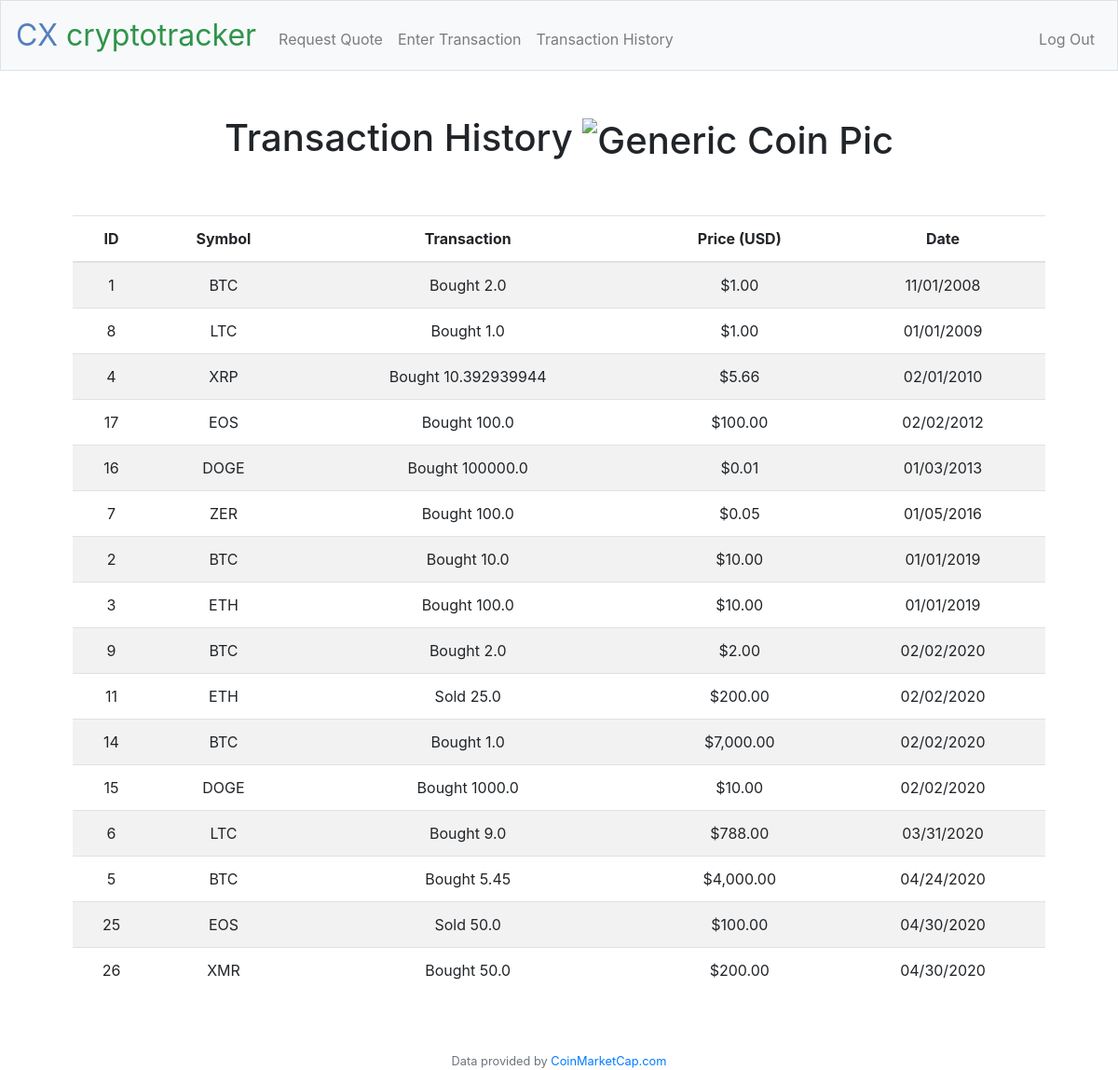
Screenshot of /history (signed in) with the database file from the repository.
### tables this page shows
CREATE TABLE "transactions" (
	"id"	INTEGER NOT NULL PRIMARY KEY AUTOINCREMENT,
	"symbol"	TEXT NOT NULL,
	"price"	NUMERIC NOT NULL,
	"costs"	NUMERIC NOT NULL,
	"quantity"	NUMERIC NOT NULL,
	"timestamp"	datetime NOT NULL,
	"user_id"	INTEGER NOT NULL,
	FOREIGN KEY("user_id") REFERENCES "users"("id")
);

### application.py (the view)
@app.route("/history")
@login_required
def history():
    rows = db.execute("SELECT * FROM transactions WHERE user_id=? ORDER BY timestamp", session.get("user_id"))
    for i in range(0, len(rows)):
        rows[i]["displaydate"] = datetime.fromtimestamp(rows[i]["timestamp"]).strftime("%m/%d/%Y")
        quantity = float(rows[i]["quantity"])
        rows[i]["trans"] = ("Bought " + str(quantity)) if quantity > 0 else "Sold " + str(-quantity)
    return render_template("history.html", rows=rows)

### application.py (called while the page is built)
@app.after_request
def after_request(response):
    response.headers["Cache-Control"] = "no-cache, no-store, must-revalidate"
    response.headers["Expires"] = 0
    response.headers["Pragma"] = "no-cache"
    return response

### helpers.py (called while the page is built)
def login_required(f):
    @wraps(f)
    def decorated_function(*args, **kwargs):
        if session.get("user_id") is None:
            return redirect("/login")
        return f(*args, **kwargs)
    return decorated_function

def usd(value):
    return f"${value:,.2f}"

### templates/history.html (shortened to what this page needs)
{% extends "layout.html" %}
{% block main %}
<h1>Transaction History <img src="/static/generic.png" alt="Generic Coin Pic" width="100" height="100"></h1><br></br>
<table class="table table-striped">
    <thead>
        <tr>
            <th scope="col">ID</th><th scope="col">Symbol</th><th scope="col">Transaction</th>
            <th scope="col">Price (USD)</th><th scope="col">Date</th>
        </tr>
    </thead>
    <tbody>
        {% for row in rows %}
            <tr>
                <td>{{ row["id"] }}</td><td>{{ row["symbol"] }}</td><td>{{ row["trans"] }}</td>
                <td>{{ row["price"]|usd }}</td><td>{{ row["displaydate"] }}</td>
            </tr>
        {% endfor %}
    </tbody>
</table>
{% endblock %}

### templates/layout.html (shortened to what this page needs)
<!DOCTYPE html>
<html lang="en">
    <head>
        <link href="https://maxcdn.bootstrapcdn.com/bootstrap/4.1.3/css/bootstrap.min.css" rel="stylesheet">
        <link href="/static/styles.css" rel="stylesheet">
    </head>
    <body>
        <nav class="navbar navbar-expand-md navbar-light bg-light border">
            <a class="navbar-brand" href="/"><span class="blue">CX <span class="green">cryptotracker</span></a>
            <div class="collapse navbar-collapse" id="navbar">
                {% if session.user_id %}
                    <ul class="navbar-nav mr-auto mt-2">
                        <li class="nav-item"><a class="nav-link" href="/quote">Request Quote</a></li>
                        <li class="nav-item"><a class="nav-link" href="/enter">Enter Transaction</a></li>
                        <li class="nav-item"><a class="nav-link" href="/history">Transaction History</a></li>
                    </ul>
                    <ul class="navbar-nav ml-auto mt-2">
                        <li class="nav-item"><a class="nav-link" href="/logout">Log Out</a></li>
                    </ul>
                {% else %}
                    <ul class="navbar-nav ml-auto mt-2">
                        <li class="nav-item"><a class="nav-link" href="/register">Register</a></li>
                        <li class="nav-item"><a class="nav-link" href="/login">Log In</a></li>
                    </ul>
                {% endif %}
            </div>
        </nav>
        <main class="container p-5">
            {% block main %}{% endblock %}
        </main>
        <footer class="small text-center text-muted">
            Data provided by <a href="https://coinmarketcap.com">CoinMarketCap.com</a>
        </footer>
    </body>
</html>

### static/styles.css (style rules this page uses)
nav .navbar-brand { font-size: xx-large; }
nav .navbar-brand .blue { color: #537fbe; }
nav .navbar-brand .green { color: #2e944b; }
main { overflow-x: auto; text-align: center; }
main img { max-width: 100%; }
.container { padding: 2rem 0rem; }

### rows the page displays
transactions: id "1", symbol "BTC", trans "Bought 2.0", price "$1.00", displaydate "11/01/2008"
transactions: id "8", symbol "LTC", trans "Bought 1.0", price "$1.00", displaydate "01/01/2009"
transactions: id "4", symbol "XRP", trans "Bought 10.392939944", price "$5.66", displaydate "02/01/2010"
transactions: id "17", symbol "EOS", trans "Bought 100.0", price "$100.00", displaydate "02/02/2012"
transactions: id "16", symbol "DOGE", trans "Bought 100000.0", price "$0.01", displaydate "01/03/2013"
transactions: id "7", symbol "ZER", trans "Bought 100.0", price "$0.05", displaydate "01/05/2016"
transactions: id "2", symbol "BTC", trans "Bought 10.0", price "$10.00", displaydate "01/01/2019"
transactions: id "3", symbol "ETH", trans "Bought 100.0", price "$10.00", displaydate "01/01/2019"
transactions: id "9", symbol "BTC", trans "Bought 2.0", price "$2.00", displaydate "02/02/2020"
transactions: id "11", symbol "ETH", trans "Sold 25.0", price "$200.00", displaydate "02/02/2020"
transactions: id "14", symbol "BTC", trans "Bought 1.0", price "$7,000.00", displaydate "02/02/2020"
transactions: id "15", symbol "DOGE", trans "Bought 1000.0", price "$10.00", displaydate "02/02/2020"
transactions: id "6", symbol "LTC", trans "Bought 9.0", price "$788.00", displaydate "03/31/2020"
transactions: id "5", symbol "BTC", trans "Bought 5.45", price "$4,000.00", displaydate "04/24/2020"
transactions: id "25", symbol "EOS", trans "Sold 50.0", price "$100.00", displaydate "04/30/2020"
transactions: id "26", symbol "XMR", trans "Bought 50.0", price "$200.00", displaydate "04/30/2020"
